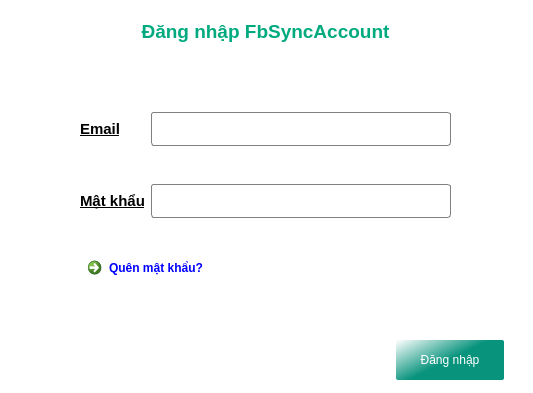
<?xml version="1.0" encoding="UTF-8"?>
<ui version="4.0">
 <class>Form</class>
 <widget class="QWidget" name="Form">
  <property name="geometry">
   <rect>
    <x>0</x>
    <y>0</y>
    <width>533</width>
    <height>393</height>
   </rect>
  </property>
  <property name="minimumSize">
   <size>
    <width>533</width>
    <height>393</height>
   </size>
  </property>
  <property name="maximumSize">
   <size>
    <width>533</width>
    <height>393</height>
   </size>
  </property>
  <property name="windowTitle">
   <string>Đăng nhập</string>
  </property>
  <property name="styleSheet">
   <string notr="true">background: white</string>
  </property>
  <widget class="QTextEdit" name="textEdit">
   <property name="enabled">
    <bool>false</bool>
   </property>
   <property name="geometry">
    <rect>
     <x>-10</x>
     <y>-10</y>
     <width>551</width>
     <height>81</height>
    </rect>
   </property>
   <property name="acceptDrops">
    <bool>true</bool>
   </property>
   <property name="autoFillBackground">
    <bool>true</bool>
   </property>
   <property name="styleSheet">
    <string notr="true">border: none</string>
   </property>
   <property name="html">
    <string>&lt;!DOCTYPE HTML PUBLIC &quot;-//W3C//DTD HTML 4.0//EN&quot; &quot;http://www.w3.org/TR/REC-html40/strict.dtd&quot;&gt;
&lt;html&gt;&lt;head&gt;&lt;meta name=&quot;qrichtext&quot; content=&quot;1&quot; /&gt;&lt;style type=&quot;text/css&quot;&gt;
p, li { white-space: pre-wrap; }
&lt;/style&gt;&lt;/head&gt;&lt;body style=&quot; font-family:'MS Shell Dlg 2'; font-size:8.25pt; font-weight:400; font-style:normal;&quot;&gt;
&lt;p align=&quot;center&quot; style=&quot;-qt-paragraph-type:empty; margin-top:0px; margin-bottom:0px; margin-left:0px; margin-right:0px; -qt-block-indent:0; text-indent:0px;&quot;&gt;&lt;br /&gt;&lt;/p&gt;
&lt;p align=&quot;center&quot; style=&quot;-qt-paragraph-type:empty; margin-top:0px; margin-bottom:0px; margin-left:0px; margin-right:0px; -qt-block-indent:0; text-indent:0px;&quot;&gt;&lt;br /&gt;&lt;/p&gt;
&lt;p align=&quot;center&quot; style=&quot; margin-top:0px; margin-bottom:0px; margin-left:0px; margin-right:0px; -qt-block-indent:0; text-indent:0px;&quot;&gt;&lt;span style=&quot; font-size:14pt; font-weight:600; color:#00aa7f;&quot;&gt;Đăng nhập FbSyncAccount&lt;/span&gt;&lt;/p&gt;&lt;/body&gt;&lt;/html&gt;</string>
   </property>
  </widget>
  <widget class="QWidget" name="gridLayoutWidget">
   <property name="geometry">
    <rect>
     <x>80</x>
     <y>80</y>
     <width>371</width>
     <height>171</height>
    </rect>
   </property>
   <layout class="QGridLayout" name="gridLayout_3">
    <item row="4" column="1">
     <widget class="QLineEdit" name="password">
      <property name="styleSheet">
       <string notr="true">QLineEdit {
    border: 1px solid gray;
    border-radius: 3px;
    padding: 8px;
    background: white;
    selection-background-color: darkgray;
}</string>
      </property>
      <property name="inputMask">
       <string/>
      </property>
      <property name="echoMode">
       <enum>QLineEdit::Password</enum>
      </property>
     </widget>
    </item>
    <item row="4" column="0">
     <widget class="QLabel" name="label">
      <property name="text">
       <string>&lt;html&gt;&lt;head/&gt;&lt;body&gt;&lt;p&gt;&lt;span style=&quot; font-size:11pt; font-weight:600; text-decoration: underline;&quot;&gt;Mật khẩu&lt;/span&gt;&lt;/p&gt;&lt;/body&gt;&lt;/html&gt;</string>
      </property>
     </widget>
    </item>
    <item row="0" column="0">
     <widget class="QLabel" name="label_2">
      <property name="text">
       <string>&lt;html&gt;&lt;head/&gt;&lt;body&gt;&lt;p&gt;&lt;span style=&quot; font-size:11pt; font-weight:600; text-decoration: underline;&quot;&gt;Email&lt;/span&gt;&lt;/p&gt;&lt;/body&gt;&lt;/html&gt;</string>
      </property>
     </widget>
    </item>
    <item row="0" column="1">
     <widget class="QLineEdit" name="email">
      <property name="styleSheet">
       <string notr="true">QLineEdit {
    border: 1px solid gray;
    border-radius: 3px;
    padding: 8px;
    background: white;
    selection-background-color: darkgray;
}</string>
      </property>
      <property name="placeholderText">
       <string/>
      </property>
     </widget>
    </item>
   </layout>
  </widget>
  <widget class="QWidget" name="horizontalLayoutWidget">
   <property name="geometry">
    <rect>
     <x>370</x>
     <y>330</y>
     <width>161</width>
     <height>61</height>
    </rect>
   </property>
   <layout class="QHBoxLayout" name="horizontalLayout">
    <item alignment="Qt::AlignHCenter">
     <widget class="QPushButton" name="login_btn">
      <property name="styleSheet">
       <string notr="true">QPushButton {
    border: 1px solid #8f8f91;
    border-radius: 2px;
	background-color: qlineargradient(spread:pad, x1:0.557, y1:0.414682, x2:0, y2:0, stop:0 rgba(7, 147, 124, 255), stop:1 rgba(255, 255, 255, 255));
    min-width: 80px;
    padding: 13px;
    color: white;
}

QPushButton:pressed {
    color: qlineargradient(spread:pad, x1:0.557, y1:0.414682, x2:0, y2:0, stop:0 rgba(7, 147, 124, 255), stop:1 rgba(255, 255, 255, 255));
	background-color: qlineargradient(spread:pad, x1:0.317864, y1:0.352, x2:1, y2:1, stop:0 rgba(7, 147, 124, 255), stop:1 rgba(255, 255, 255, 255));
}

QPushButton:flat {
    border: none; /* no border for a flat push button */
}

QPushButton:default {
    border-color: navy; /* make the default button prominent */
}</string>
      </property>
      <property name="text">
       <string>Đăng nhập</string>
      </property>
      <property name="default">
       <bool>true</bool>
      </property>
      <property name="flat">
       <bool>true</bool>
      </property>
     </widget>
    </item>
   </layout>
  </widget>
  <widget class="QWidget" name="horizontalLayoutWidget_2">
   <property name="geometry">
    <rect>
     <x>80</x>
     <y>250</y>
     <width>371</width>
     <height>41</height>
    </rect>
   </property>
   <layout class="QHBoxLayout" name="horizontalLayout_2">
    <item alignment="Qt::AlignLeft">
     <widget class="QCommandLinkButton" name="forgot_pwd_btn">
      <property name="font">
       <font>
        <family>Segoe UI</family>
        <italic>false</italic>
       </font>
      </property>
      <property name="cursor">
       <cursorShape>PointingHandCursor</cursorShape>
      </property>
      <property name="focusPolicy">
       <enum>Qt::ClickFocus</enum>
      </property>
      <property name="styleSheet">
       <string notr="true">QPushButton {
	border: none;
    background-color: white;
    min-width: 80px;
    color: blue;
}

QPushButton:pressed {
    background-color: qlineargradient(x1: 0, y1: 0, x2: 0, y2: 1,
                                      stop: 0 #dadbde, stop: 1 #f6f7fa);
	text-decoration: underline;
}

QPushButton:flat {
    border: none; /* no border for a flat push button */
}

QPushButton:default {
    border-color: navy; /* make the default button prominent */
}
</string>
      </property>
      <property name="text">
       <string>Quên mật khẩu?</string>
      </property>
      <property name="autoDefault">
       <bool>false</bool>
      </property>
      <property name="default">
       <bool>true</bool>
      </property>
     </widget>
    </item>
   </layout>
  </widget>
 </widget>
 <resources/>
 <connections/>
</ui>
